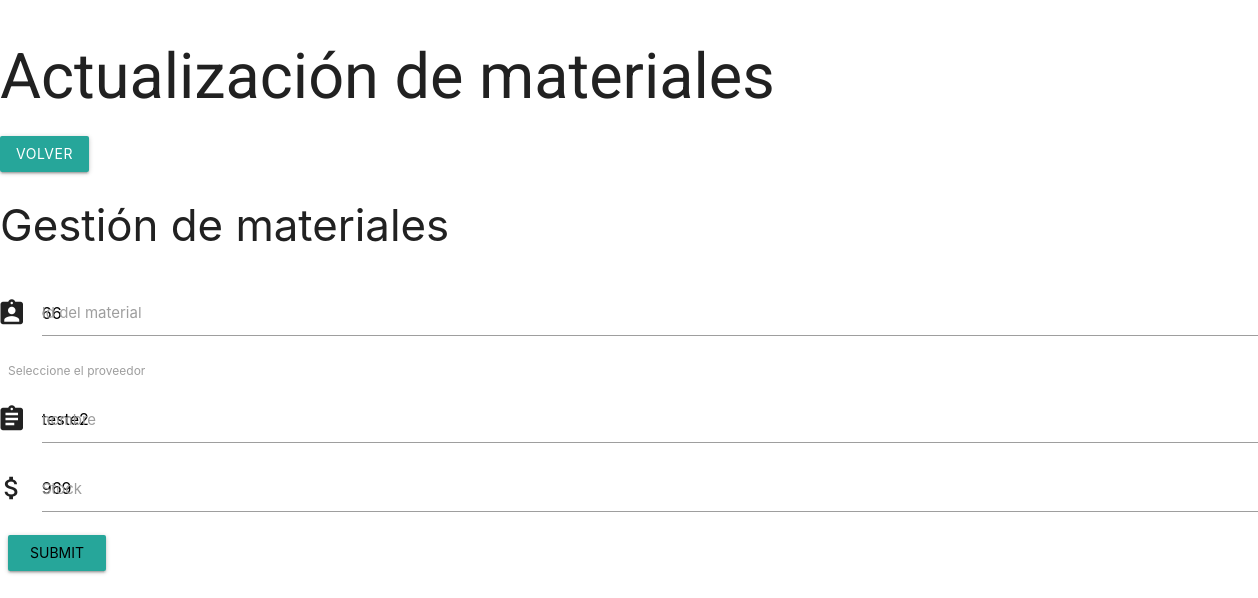
Page /materiales_update/66 (signed in) on the committed database.
### crud/models.py (models this page shows, shortened)
class Material(models.Model):
    mat_id = models.AutoField(primary_key= True)
    mat_prov_id = models.ForeignKey(Proveedor, on_delete = models.CASCADE)
    stock = models.IntegerField()
    nombre = models.CharField("Nombre del material ", max_length = 50)
    class Meta:
        verbose_name = "Material"
        verbose_name_plural = "Materiales"

### crud/views.py (the view, shortened to what this page needs)
# urls.py: path('materiales_update/<material_id>', views.materiales_update, name="materiales_update"),
@login_required
def materiales_update(request, material_id):
    if request.user.has_perm('crud.change_material'):
        material = Material.objects.get(mat_id = material_id)
        proveedores = Proveedor.objects.all()
        return render(request, "update_templates/materiales_update.html", {"materiales" : material, "proveedores_en_db": proveedores})

### crud/models.py (called while the page is built)
    def __str__(self) -> str:
        texto = "nit: {0} - razón social: {1}"
        return texto.format(self.prov_nit, self.prov_razon_social)

### templates/update_templates/materiales_update.html (shortened to what this page needs)
{% load static%}
<!DOCTYPE html>
<html lang="es">
<head>
    <link rel="stylesheet" type="text/css" href='{%static "\styles\PROVEEDORES/prov.css"%}'>
    <link rel="stylesheet" href="https://cdnjs.cloudflare.com/ajax/libs/materialize/1.0.0/css/materialize.min.css">
</head>
<body>
    <h1>Actualización de materiales</h1>
    <button class="waves-effect waves-light btn"><a href="/admin_dash">Volver</a></button>
    <div class="col s4">
        <h3>Gestión de materiales</h3>
        <div>
            <form action="/update_material" method="POST">
                <div class="row input-field">
                    <i class="material-icons prefix">assignment_ind</i>
                    <input id="mat_id" type="number" value="{{materiales.mat_id}}" name="mat_id" class="validate" readonly>
                    <label for="mat_id">Id del material</label>
                </div>
                <div>
                    <label>Seleccione el proveedor</label>
                </div>
                <div class="row input-field">
                    <i class="material-icons prefix">assignment</i>
                    <input id="nombre" type="text" value="{{materiales.nombre}}" name="nombre" class="validate" required>
                    <label for="nombre">nombre</label>
                </div>
                <div class="row input-field">
                    <i class="material-icons prefix">attach_money</i>
                    <input id="stock" type="number" value="{{materiales.stock}}" name="stock" class="validate" required>
                    <label for="stock">Stock</label>
                </div>
                <button class="waves-effect waves-light btn"><input type="submit"></button>
            </form>
        </div>
    </div>
</body>

### static/styles/PROVEEDORES/prov.css (style rules this page uses)
h1 { font-family: Roboto; font-size: medium; }
form { padding: 8px; }
button > a { color: white; }

### rows in the picture
Material: mat_id "66", nombre "teste2", stock "969"
